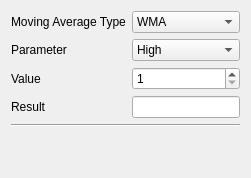
           <widget class="QWidget" name="tab_4">
            <attribute name="title">
             <string>Moving Averages</string>
            </attribute>
            <layout class="QGridLayout" name="gridLayout_12">
             <item row="4" column="0" colspan="2">
              <widget class="Line" name="line">
               <property name="sizePolicy">
                <sizepolicy hsizetype="Expanding" vsizetype="Fixed">
                 <horstretch>0</horstretch>
                 <verstretch>0</verstretch>
                </sizepolicy>
               </property>
               <property name="orientation">
                <enum>Qt::Horizontal</enum>
               </property>
              </widget>
             </item>
             <item row="2" column="1">
              <widget class="QSpinBox" name="movingAveragesSpinBox">
               <property name="sizePolicy">
                <sizepolicy hsizetype="MinimumExpanding" vsizetype="Fixed">
                 <horstretch>0</horstretch>
                 <verstretch>0</verstretch>
                </sizepolicy>
               </property>
               <property name="minimum">
                <number>1</number>
               </property>
              </widget>
             </item>
             <item row="3" column="1">
              <widget class="QLineEdit" name="lineEdit_2">
               <property name="sizePolicy">
                <sizepolicy hsizetype="MinimumExpanding" vsizetype="Fixed">
                 <horstretch>0</horstretch>
                 <verstretch>0</verstretch>
                </sizepolicy>
               </property>
               <property name="readOnly">
                <bool>true</bool>
               </property>
              </widget>
             </item>
             <item row="1" column="1">
              <widget class="QComboBox" name="comboBox_3">
               <property name="sizePolicy">
                <sizepolicy hsizetype="MinimumExpanding" vsizetype="Fixed">
                 <horstretch>0</horstretch>
                 <verstretch>0</verstretch>
                </sizepolicy>
               </property>
               <item>
                <property name="text">
                 <string>High</string>
                </property>
               </item>
               <item>
                <property name="text">
                 <string>Low</string>
                </property>
               </item>
               <item>
                <property name="text">
                 <string>Open</string>
                </property>
               </item>
               <item>
                <property name="text">
                 <string>Close</string>
                </property>
               </item>
              </widget>
             </item>
             <item row="2" column="0">
              <widget class="QLabel" name="label_4">
               <property name="sizePolicy">
                <sizepolicy hsizetype="Fixed" vsizetype="Preferred">
                 <horstretch>0</horstretch>
                 <verstretch>0</verstretch>
                </sizepolicy>
               </property>
               <property name="text">
                <string>Value</string>
               </property>
              </widget>
             </item>
             <item row="0" column="0">
              <widget class="QLabel" name="label_6">
               <property name="sizePolicy">
                <sizepolicy hsizetype="Fixed" vsizetype="Preferred">
                 <horstretch>0</horstretch>
                 <verstretch>0</verstretch>
                </sizepolicy>
               </property>
               <property name="text">
                <string>Moving Average Type</string>
               </property>
              </widget>
             </item>
             <item row="0" column="1">
              <widget class="QComboBox" name="comboBox_2">
               <property name="sizePolicy">
                <sizepolicy hsizetype="MinimumExpanding" vsizetype="Fixed">
                 <horstretch>0</horstretch>
                 <verstretch>0</verstretch>
                </sizepolicy>
               </property>
               <item>
                <property name="text">
                 <string>WMA</string>
                </property>
               </item>
               <item>
                <property name="text">
                 <string>EMA</string>
                </property>
               </item>
               <item>
                <property name="text">
                 <string>SMA</string>
                </property>
               </item>
              </widget>
             </item>
             <item row="1" column="0">
              <widget class="QLabel" name="parameterLabel_2">
               <property name="sizePolicy">
                <sizepolicy hsizetype="Fixed" vsizetype="Preferred">
                 <horstretch>0</horstretch>
                 <verstretch>0</verstretch>
                </sizepolicy>
               </property>
               <property name="text">
                <string>Parameter</string>
               </property>
              </widget>
             </item>
             <item row="3" column="0">
              <widget class="QLabel" name="label_5">
               <property name="sizePolicy">
                <sizepolicy hsizetype="Fixed" vsizetype="Preferred">
                 <horstretch>0</horstretch>
                 <verstretch>0</verstretch>
                </sizepolicy>
               </property>
               <property name="text">
                <string>Result</string>
               </property>
              </widget>
             </item>
             <item row="5" column="0" colspan="2">
              <spacer name="verticalSpacer">
               <property name="orientation">
                <enum>Qt::Vertical</enum>
               </property>
               <property name="sizeHint" stdset="0">
                <size>
                 <width>20</width>
                 <height>40</height>
                </size>
               </property>
              </spacer>
             </item>
            </layout>
           </widget>
